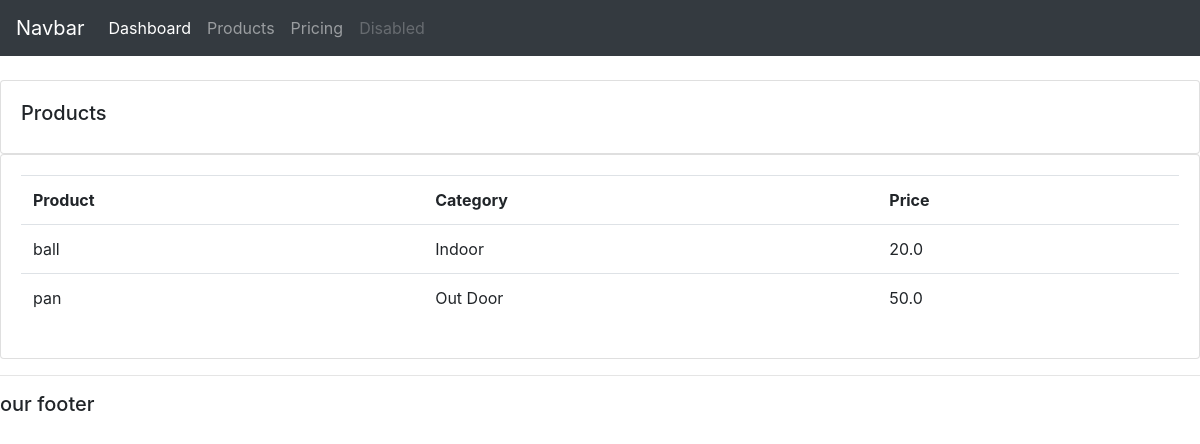
Screenshot of /products/ with the database file from the repository.
### accounts/models.py (models this page shows, shortened)
class Product(models.Model):
    CATEGORY = (
        ('Indoor','Indoor'),
        ('Out Door', 'Out Door'),
    )
    name = models.CharField(max_length=200,null=True)
    price = models.FloatField(null=True)
    category = models.CharField(max_length=200,null=True,choices=CATEGORY)
    description = models.CharField(max_length=200,null=True)
    date_created = models.DateTimeField(auto_now_add=True, null=True,blank=True)
    tags = models.ManyToManyField(Tag)

### accounts/views.py (the view)
# urls.py: path('products/', views.products, name='products'),
def products(request):
    products =  Product.objects.all()
    return render(request,'accounts/products.html',{'products':products})

### accounts/templates/accounts/products.html
{% extends 'accounts/main.html' %}
{% block content %}
<br>
<div class="row">
    <div class="col-md">
        <div class="card card-body">
            <h5>Products</h5>
        </div>
        <div class="card card-body">
            <table class="table">
                <tr>
                    <th>Product</th>
                    <th>Category</th>
                    <th>Price</th>
                </tr>
                {% for i in products %}
                    <tr>
                        <td>{{i.name}}</td>
                        <td>{{i.category}}</td>
                        <td>{{i.price}}</td>
                    </tr>
                {% endfor %}
            </table>
        </div>
    </div>
</div>
{% endblock %}

### static/css/main.css (style rules this page uses)
body { background-color: ebeff5; }

### rows the page displays
Product: name "ball", category "Indoor", price "20.0"
Product: name "pan", category "Out Door", price "50.0"
